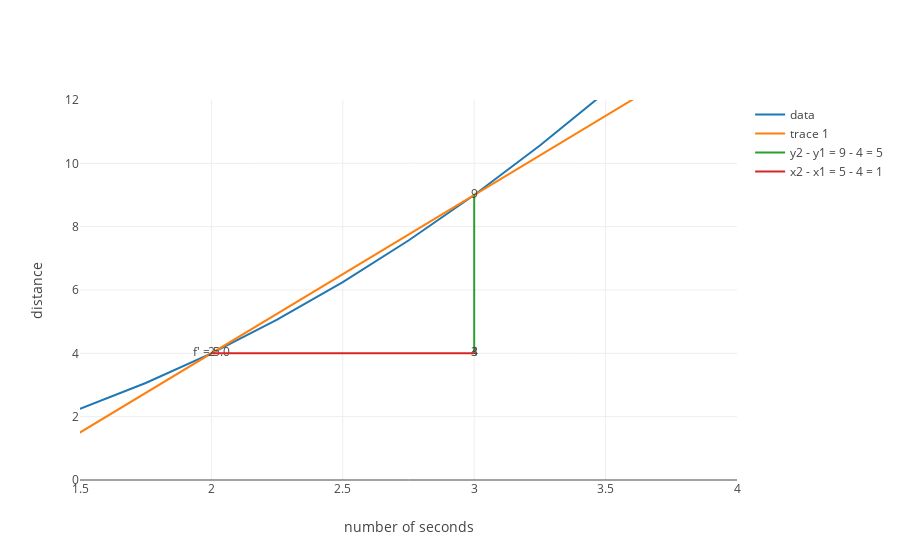

Notebook code cell kept with this figure:
### Markdown cell above
* $f(3) = (3)^2 = 9$ is the output at x = 3 and 
* $f(2) = (2)^2 = 4$ is the output at x = 2 so 

$$f'(2) =  \frac{9 - 4}{1} = \frac{5}{1} = 5 $$

### Code cell
from graph import plot
x_squared = [(1, 2)]

x_squared_delta_traces = delta_traces(x_squared, 2, line_length = 4, delta_x = 1)

layout = build_layout(x_axis = {'title': 'number of seconds', 'range': [1.5, 4]}, y_axis = {'title': 'distance', 'range': [0, 12]})
plot([trace_x_squared, *x_squared_delta_traces ], layout)

### Figure 1 — Plotly figure (JSON) as saved in the notebook; plotly's stock layout.template omitted (floating-point values rounded to 4 significant figures)
{"data": [{"mode": "lines", "name": "data", "text": [], "type": "scatter", "uid": "531a76ce-6ae3-11e9-8b8b-51a51e87e863", "x": [0, 0.25, 0.5, 0.75, 1, 1.25, 1.5, 1.75, 2, 2.25, 2.5, 2.75, 3, 3.25, 3.5, 3.75, 4, 4.25, 4.5, 4.75, 5, 5.25, 5.5, 5.75, 6], "y": [0, 0.0625, 0.25, 0.5625, 1, 1.562, 2.25, 3.062, 4, 5.062, 6.25, 7.562, 9, 10.56, 12.25, 14.06, 16, 18.06, 20.25, 22.56, 25, 27.56, 30.25, 33.06, 36]}, {"mode": "text+lines", "text": ["", "f' = 5.0", ""], "type": "scatter", "uid": "531a7886-6ae3-11e9-8b8b-51a51e87e863", "x": [0, 2, 4], "y": [-6, 4, 14]}, {"mode": "lines+text", "name": "y2 - y1 = 9 - 4 = 5", "text": ["4", "9"], "type": "scatter", "uid": "531a7962-6ae3-11e9-8b8b-51a51e87e863", "x": [3, 3], "y": [4, 9]}, {"mode": "lines+text", "name": "x2 - x1 = 5 - 4 = 1", "text": ["2", "3"], "type": "scatter", "uid": "531a7a16-6ae3-11e9-8b8b-51a51e87e863", "x": [2, 3], "y": [4, 4]}], "layout": {"xaxis": {"range": [1.5, 4], "title": "number of seconds"}, "yaxis": {"range": [0, 12], "title": "distance"}}}
